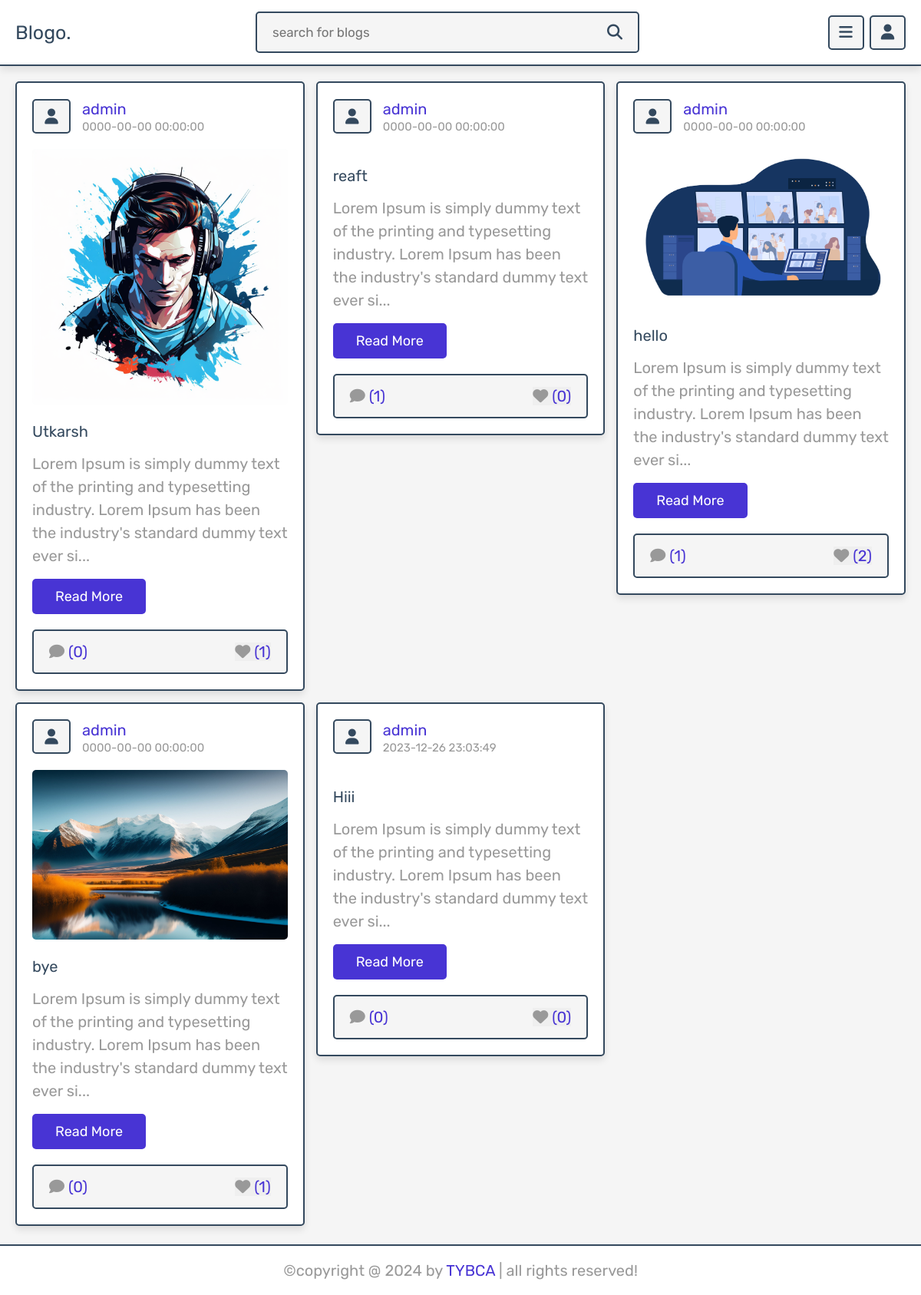
Screenshot of /author_posts.php?author=admin with the database file from the repository.
### tables this page shows
CREATE TABLE IF NOT EXISTS `posts` (
  `id` int(100) NOT NULL AUTO_INCREMENT,
  `admin_id` int(100) NOT NULL,
  `name` varchar(100) NOT NULL,
  `title` varchar(100) NOT NULL,
  `content` varchar(10000) NOT NULL,
  `category` varchar(50) NOT NULL,
  `image` varchar(100) NOT NULL,
  `date` datetime NOT NULL DEFAULT CURRENT_TIMESTAMP,
  `status` varchar(10) NOT NULL,
  PRIMARY KEY (`id`)
);

### author_posts.php (the view, shortened to what this page needs)
<?php
include 'components/connect.php';
if(isset($_SESSION['user_id'])){
   $user_id = $_SESSION['user_id'];
}else{
   $user_id = '';
};
if(isset($_GET['author'])){
   $author = $_GET['author'];
}else{
   $author = '';
}
?>
<!DOCTYPE html>
<html lang="en">
<head>
   <link rel="stylesheet" href="https://cdnjs.cloudflare.com/ajax/libs/font-awesome/6.1.1/css/all.min.css">
   <link rel="stylesheet" href="css/style.css">
</head>
<body>
<?php include 'components/user_header.php'; ?>
<section class="posts-container">
   <div class="box-container">
      <?php
         $select_posts = $conn->prepare("SELECT * FROM `posts` WHERE name = ? and status = ?");
         $select_posts->execute([$author, 'active']);
         if($select_posts->rowCount() > 0){
            while($fetch_posts = $select_posts->fetch(PDO::FETCH_ASSOC)){
            $post_id = $fetch_posts['id'];
            $count_post_comments = $conn->prepare("SELECT * FROM `comments` WHERE post_id = ?");
            $count_post_comments->execute([$post_id]);
            $total_post_comments = $count_post_comments->rowCount();
            $count_post_likes = $conn->prepare("SELECT * FROM `likes` WHERE post_id = ?");
            $count_post_likes->execute([$post_id]);
            $total_post_likes = $count_post_likes->rowCount();
            $confirm_likes = $conn->prepare("SELECT * FROM `likes` WHERE user_id = ? AND post_id = ?");
            $confirm_likes->execute([$user_id, $post_id]);
      ?>
      <form class="box" method="post">
         <div class="post-admin">
            <i class="fas fa-user"></i>
            <div>
               <a href="author_posts.php?author=<?= $fetch_posts['name']; ?>"><?= $fetch_posts['name']; ?></a>
               <div><?= $fetch_posts['date']; ?></div>
            </div>
         </div>
         <?php
            if($fetch_posts['image'] != ''){
         ?>
         <img src="uploaded_img/<?= $fetch_posts['image']; ?>" class="post-image" alt="">
         <?php
         }
         ?>
         <div class="post-title"><?= $fetch_posts['title']; ?></div>
         <div class="post-content content-150"><?= $fetch_posts['content']; ?></div>
         <a href="view_post.php?post_id=<?= $post_id; ?>" class="inline-btn">read more</a>
         <div class="icons">
            <a href="view_post.php?post_id=<?= $post_id; ?>"><i class="fas fa-comment"></i><span>(<?= $total_post_comments; ?>)</span></a>
            <button type="submit" name="like_post"><i class="fas fa-heart" style="<?php if($confirm_likes->rowCount() > 0){ echo 'color:var(--red);'; } ?>  "></i><span>(<?= $total_post_likes; ?>)</span></button>
         </div>
      </form>
      <?php
         }
      }else{
         echo '<p class="empty">no posts found for this author!</p>';
      }
      ?>
   </div>
</section>
<?php include 'components/footer.php'; ?>
</body>
</html>

### css/style.css (style rules this page uses)
:root { --main-color:#4834d4; --red:#e74c3c; --orange:#f39c12; --black:#34495e; --white:#fff; --light-bg:#f5f5f5; --light-color:#999; --border:.2rem solid var(--black); --box-shadow:0 .5rem 1rem rgba(0,0,0,.1); }
* { font-family: 'Rubik', sans-serif; margin:0; padding:0; box-sizing: border-box; outline: none; border:none; text-decoration: none; }
html { font-size: 62.5%; overflow-x: hidden; scroll-behavior: smooth; scroll-padding-top: 7rem; }
body { background-color: var(--light-bg); padding-bottom: 7rem; }
section { padding:2rem; margin: 0 auto; max-width: 1200px; }
.btn, .delete-btn, .option-btn, .inline-btn, .inline-option-btn, .inline-delete-btn { margin-top: 1rem; border-radius: .5rem; cursor: pointer; font-size: 1.8rem; color:var(--white); padding:1.2rem 3rem; text-transform: capitalize; text-align: center; }
.inline-btn, .inline-option-btn, .inline-delete-btn { display: inline-block; margin-right: 1rem; }
.inline-btn, .btn { background-color: var(--main-color); }
.posts-container .box-container { display: grid; grid-template-columns: repeat(auto-fit, minmax(33rem, 1fr)); gap:1.5rem; align-items: flex-start; justify-content: center; }
.posts-container .box-container .box { border:var(--border); box-shadow: var(--box-shadow); border-radius: .5rem; background-color: var(--white); padding:2rem; overflow: hidden; }
.posts-container .box-container .box .post-admin { display: flex; align-items: center; gap:1.5rem; margin-bottom: 2rem; }
.posts-container .box-container .box .post-admin i { text-align: center; height: 4.5rem; width: 5rem; line-height: 4.2rem; font-size: 2rem; border:var(--border); border-radius: .5rem; background-color: var(--light-bg); color:var(--black); }
.posts-container .box-container .box .post-admin a { font-size: 2rem; color:var(--main-color); }
.posts-container .box-container .box .post-admin div { font-size: 1.5rem; margin-top: .2rem; color:var(--light-color); }
.posts-container .box-container .box .post-image { width: 100%; border-radius: .5rem; margin-bottom: 2rem; }
.posts-container .box-container .box .post-title { font-size: 2rem; color:var(--black); overflow: hidden; text-overflow: ellipsis; white-space: nowrap; margin-bottom: 1rem; }
.posts-container .box-container .box .post-content { font-size: 2rem; line-height: 1.5; padding:.5rem 0; color:var(--light-color); white-space: pre-line; }
.posts-container .box-container .box .post-content::after { content: '...'; }
.posts-container .box-container .box .icons { display: flex; align-items: center; justify-content: space-between; gap:1rem; background-color: var(--light-bg); border-radius: .5rem; padding:1.5rem 2rem; border:var(--border); margin-top: 2rem; }
.posts-container .box-container .box .icons button { cursor: pointer; }
.posts-container .box-container .box .icons i { margin-right:.5rem; font-size:2rem; color:var(--light-color); }
.posts-container .box-container .box .icons span { font-size: 2rem; color:var(--main-color); }

### rows the page displays
posts: name "admin", date "0000-00-00 00:00:00", image (picture), title "Utkarsh", content "Lorem Ipsum is simply dummy text of the printing and typesetting industry. Lorem Ipsum has been the industry's standard dummy text ever si", total_post_comments "0", total_post_likes "1"
posts: name "admin", date "0000-00-00 00:00:00", title "reaft", content "Lorem Ipsum is simply dummy text of the printing and typesetting industry. Lorem Ipsum has been the industry's standard dummy text ever si", total_post_comments "1", total_post_likes "0"
posts: name "admin", date "0000-00-00 00:00:00", image (picture), title "hello", content "Lorem Ipsum is simply dummy text of the printing and typesetting industry. Lorem Ipsum has been the industry's standard dummy text ever si", total_post_comments "1", total_post_likes "2"
posts: name "admin", date "0000-00-00 00:00:00", image (picture), title "bye", content "Lorem Ipsum is simply dummy text of the printing and typesetting industry. Lorem Ipsum has been the industry's standard dummy text ever si", total_post_comments "0", total_post_likes "1"
posts: name "admin", date "2023-12-26 23:03:49", title "Hiii", content "Lorem Ipsum is simply dummy text of the printing and typesetting industry. Lorem Ipsum has been the industry's standard dummy text ever si", total_post_comments "0", total_post_likes "0"
